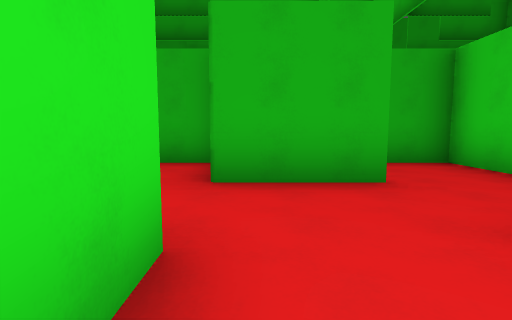
[1] (above)

16 first-person views from a walk through a level from a Godot 3-D game. The camera is 1.5 m above the floor, tilts 6° down and sees 80° across. The floor is counted in squares, 2.4 m on a side. Each view is taken from the middle of a square. On the plan, view 1 faces up. The plan holds only what a view shows up to about 9 squares ahead; the rest is blank. The place goes on beyond the plan.

[2]
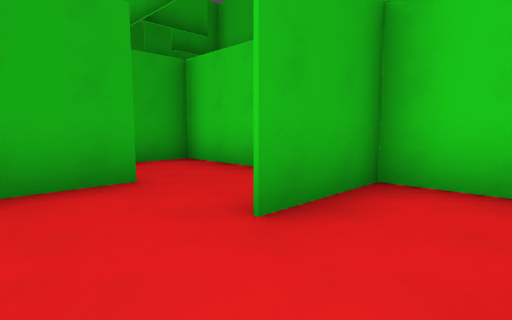

[3]
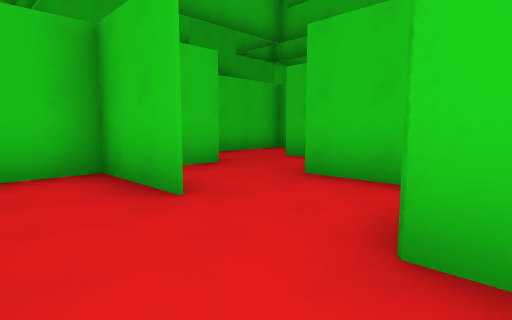

[4]
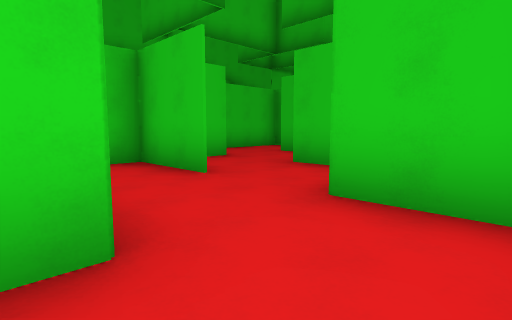

[5]
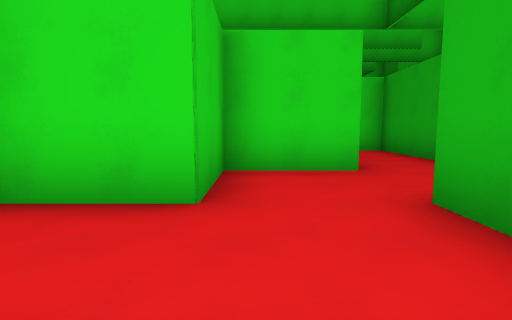

[6]
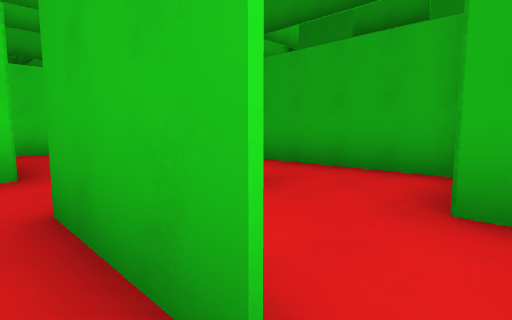

[7]
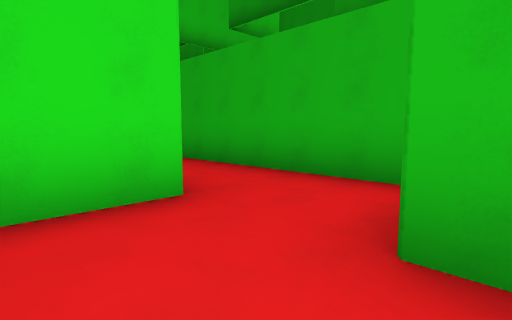

[8]
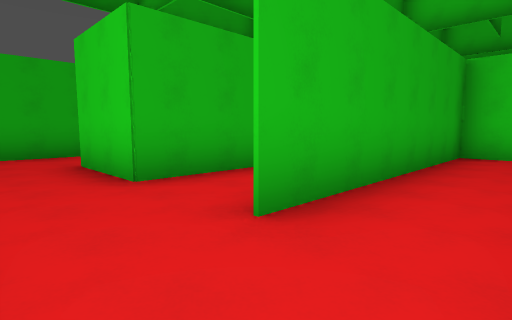

[9]
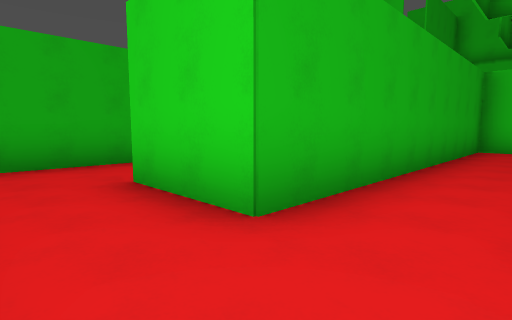

[10]
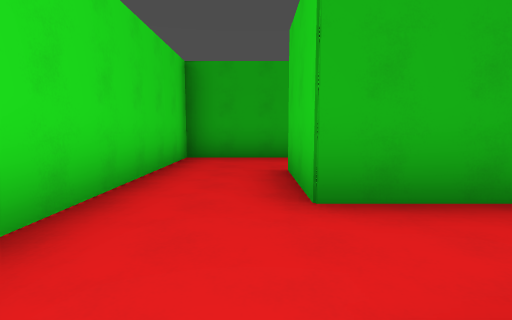

[11]
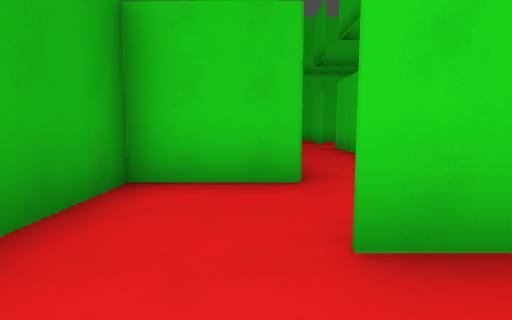

[12]
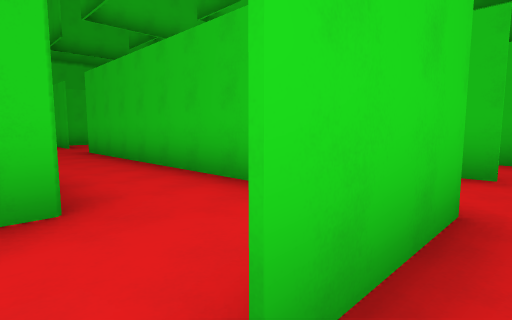

[13]
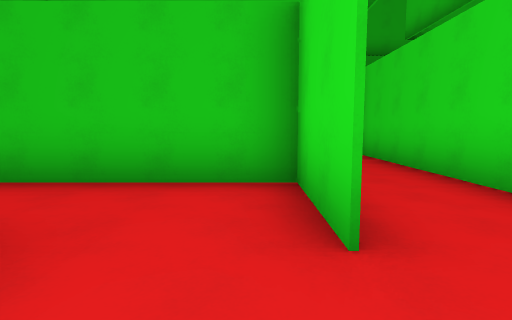

[14]
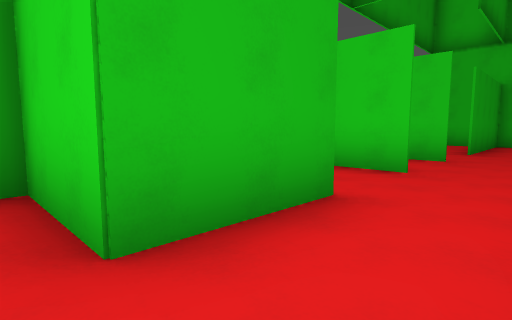

[15]
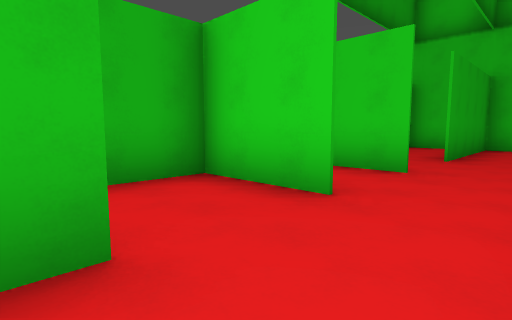

[16]
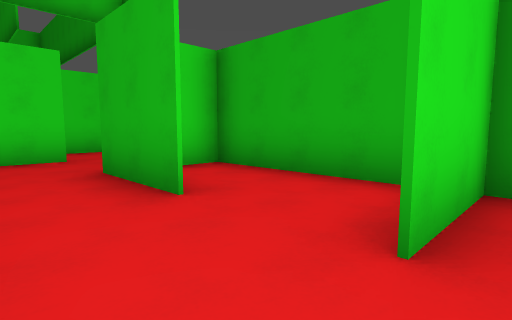

### Floor plan
Ten units are one square. View 1 is at (0, 0); x grows to the right and y downward. Boxes are objects, and circles mark ways between rooms. Rooms are numbered by the first view taken in them; rooms with no view inside come last. Other rooms are left out.
<svg viewBox="-70 -140 130 179">
<path fill="none" stroke="#000" d="M14 -15 35 -15 15 -15M35 6 35 -26M1 5 16 5M29 25 35 25M-5 -15 -5 1M16 -35 -5 -35M55 34 55 20M-25 -36 -25 -15 -5 -15M-39 -55 -65 -55M-5 -35 -5 -40M-8 -55 -18 -55M-5 -56 -5 -41M15 -75 -45 -75M-65 -66 -65 -39M35 -26 35 -55 14 -55M-46 -75 -41 -75M-65 -115 -65 -66M35 -95 -45 -95 -45 -115M-45 -116 -45 -95 15 -95M-30 -135 -65 -135 -65 -115M-4 -115 -25 -115 -25 -135M35 -114 35 -128M15 -95 35 -95M15 -135 15 -115M-25 -135 -25 -126M17 -135 -30 -135M15 -114 15 -135"/>
<circle cx="-10" cy="-20" r="3" fill="#2a7"/>
<circle cx="20" cy="-20" r="3" fill="#2a7"/>
<circle cx="-55" cy="-70" r="3" fill="#2a7"/>
<circle cx="-60" cy="-110" r="3" fill="#2a7"/>
<circle cx="10" cy="-105" r="3" fill="#2a7"/>
<circle cx="0" cy="-110" r="3" fill="#2a7"/>
<text x="20" y="0">1</text>
<text x="-30" y="-40">2</text>
<text x="-10" y="-60">3</text>
<text x="-30" y="-80">4</text>
<text x="-30" y="-110">5</text>
<text x="20" y="-110">6</text>
<text x="-10" y="-130">7</text>
</svg>
Room 1 opens to room 2. Room 1 opens to room 3. Room 3 opens to room 4. Room 4 opens to room 5. Room 5 opens to room 6. Room 5 opens to room 7.

Where each view was taken, in squares from view 1:
view 1: 0 up, 0 right, facing up
view 2: 0 up, 0 right, facing up-right
view 3: 3 up, 1 left, facing down-right
view 4: 4 up, 2 left, facing down-right
view 5: 2 up, 2 right, facing left
view 6: 3 up, 2 right, facing up-left
view 7: 4 up, 2 right, facing up-left
view 8: 6 up, 6 left, facing up-right
view 9: 8 up, 6 left, facing up-right
view 10: 7 up, 5 left, facing up
view 11: 12 up, 6 left, facing right
view 12: 12 up, 5 left, facing down-right
view 13: 13 up, 4 left, facing down
view 14: 10 up, 3 left, facing up-right
view 15: 10 up, 1 left, facing up-right
view 16: 10 up, 2 right, facing up-left
